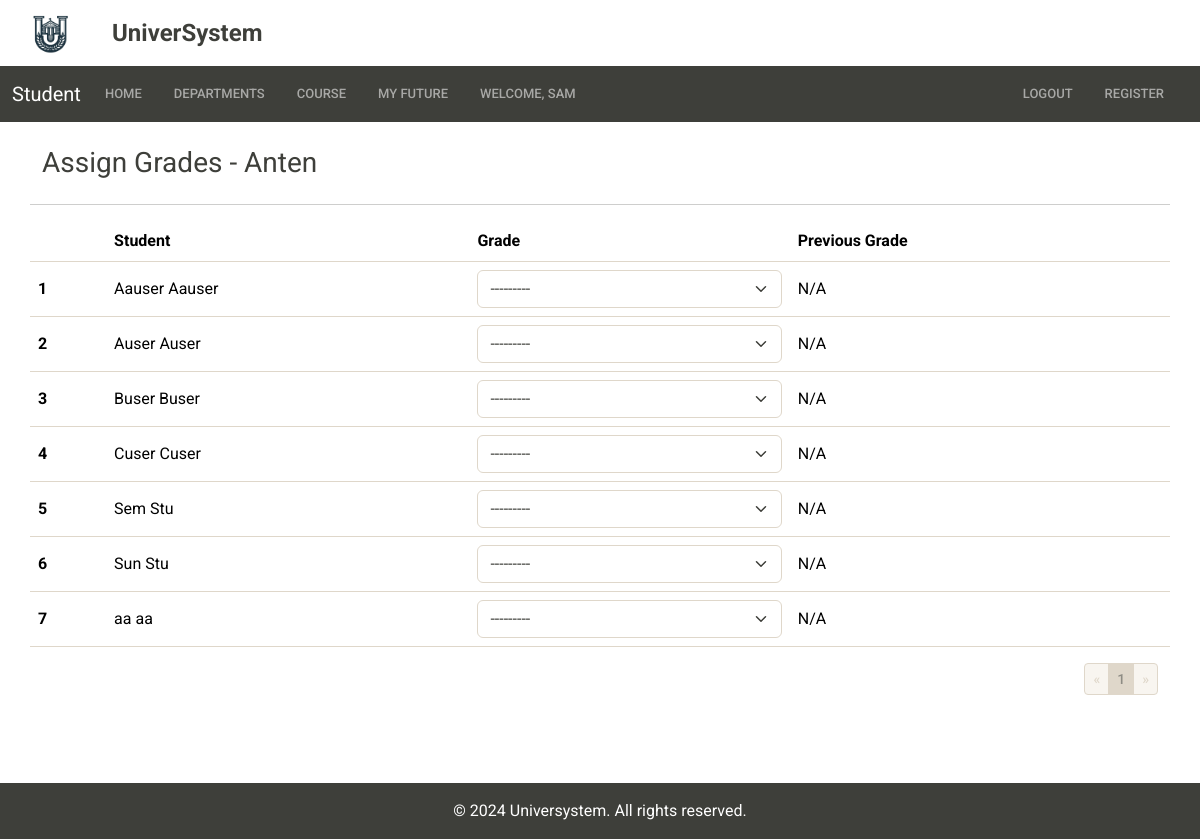
/course/anten/ (signed in), run on the app's committed database.
### accountapp/models.py (models this page shows, shortened)
class CustomUser(AbstractUser):
    STATUS = (
        ('Teacher', 'Teacher'),
        ('Student', 'Student'),
        ('Admin', 'Admin'),
    )
    status = models.CharField(
        max_length=100, choices=STATUS, default='Student',)

class Student(models.Model):
    user = models.OneToOneField(CustomUser, on_delete=models.CASCADE)
    department = models.ForeignKey(
        Department, on_delete=models.CASCADE, blank=True, null=True)
    acts = models.IntegerField(default=0)
    lessons = models.ManyToManyField(Lesson, blank=True,
                                     through='StudentLesson')
    department_request = models.BooleanField(default=False)
    adviser = models.ForeignKey(
        'Teacher', on_delete=models.CASCADE, blank=True, null=True)
    is_submitted = models.BooleanField(default=False)
    profile_photo = models.ImageField(
        upload_to='photos/', default='photos/default-profile-photo.jpg'
    )

### baseapp/models.py (models this page shows, shortened)
class Lesson(models.Model):
    DAY_OF_WEEK = (
        ('Monday', 'Monday'),
        ('Tuesday', 'Tuesday'),
        ('Wednesday', 'Wednesday'),
        ('Thursday', 'Thursday'),
        ('Friday', 'Friday'),
    )
    title = models.CharField(max_length=100)
    ects = models.IntegerField()
    department = models.ManyToManyField(Department)
    capacity = models.IntegerField(default=3)  # Course capacity
    day_of_week = models.CharField(
        max_length=9, choices=DAY_OF_WEEK)
    start_time = models.TimeField()
    end_time = models.TimeField()
    slug = models.SlugField(db_index=True, unique=True,
                            blank=True, null=True, editable=False)

### teacherapp/views.py (the view, shortened to what this page needs)
# urls.py: path('course/<slug:slug>/', GradeView.as_view(), name='teacher_grading'),
class GradeView(LoginRequiredMixin, View):  # For teachers to assign grades
    def get(self, request, slug):
        lesson = Lesson.objects.get(slug=slug)
        studentlessons = StudentLesson.objects.filter(lessons=lesson)
        students_list = []
        grade = None
        for studentlesson in studentlessons:
            student = studentlesson.students
            grade = Grade.objects.filter(
                student=student, lesson=lesson).first()
            student.grade = grade.grade if grade else None
            students_list.append(student)
        students_list.sort(key=lambda student: student.user.first_name)
        paginator = Paginator(students_list, 10)
        page_number = request.GET.get('page')
        students = paginator.get_page(page_number)
        form = GradeForm()
        context = {
            'students': students,
            'lesson': lesson,
            'form': form,
            'grade': grade,
        }
        return render(request, 'teacherapp/teacher_grading.html', context)

### teacherapp/forms.py
class GradeForm(forms.ModelForm):
    class Meta:
        model = Grade
        fields = ['grade']
        labels = {
            'grade': 'Select Grade:',
        }
    def __init__(self, *args, **kwargs):
        super().__init__(*args, **kwargs)
        self.helper = FormHelper()
        self.helper.form_method = 'post'
        self.helper.layout = Layout(
            Field('grade', css_class='form-select')
        )
        self.fields['grade'].required = True

### teacherapp/templates/teacherapp/teacher_grading.html (shortened to what this page needs)
{% extends 'base.html' %}
{% load crispy_forms_tags %}
{% load static %}
{% block content %}
<div class="container">
  <div class="row">
    <h3 class="mt-4 mb-4">Assign Grades - {{ lesson.title }}</h3>
    <hr />
    {% if not students %}
    <div class="alert alert-dismissible alert-secondary" role="alert">No students found.</div>
    {% else %}
    <table class="table">
      <thead>
        <tr>
          <th scope="col"></th>
          <th scope="col" class="centered">Student</th>
          <th scope="col" class="centered">Grade</th>
          <th scope="col" class="centered">Previous Grade</th>
        </tr>
      </thead>
      <tbody>
        {% for student in students %}
          <form id="grade-form-{{ student.id }}" method="post">
            <tr>
              <th scope="row" class="centered">{{ forloop.counter }}</th>
              <td class="centered">{{ student.user.first_name }} {{ student.user.last_name }}</td>
              <td class="centered">
                <select name="grade" class="form-select grade-select" data-student-id="{{ student.id }}" data-lesson-id="{{ lesson.id }}">
                  {% for value, label in form.fields.grade.choices %}
                  <option value="{{ value }}" {% if student.grade == value %}selected{% endif %}>{{ label }}</option>
                  {% endfor %}
                </select>
              </td>
              <td class="centered" id="previous-grade-{{ student.id }}">{% if student.grade %} {{ student.grade }} {% else %} N/A {% endif %}</td>
            </tr>
          </form>
        {% endfor %}
      </tbody>
    </table>
    <div class="pagination-container">
      <ul class="pagination pagination-sm justify-content-end">
        {% if students.has_previous %}
          <li class="page-item">
            <a class="page-link" href="?page={{ students.previous_page_number }}">&laquo;</a>
          </li>
        {% else %}
          <li class="page-item disabled">
            <a class="page-link" href="#">&laquo;</a>
          </li>
        {% endif %}
        {% for num in students.paginator.page_range %}
          {% if students.number == num %}
            <li class="page-item active">
              <a class="page-link" href="#">{{ num }}</a>
            </li>
          {% else %}
            <li class="page-item">
              <a class="page-link" href="?page={{ num }}">{{ num }}</a>
            </li>
          {% endif %}
        {% endfor %}
        {% if students.has_next %}
          <li class="page-item">
            <a class="page-link" href="?page={{ students.next_page_number }}">&raquo;</a>
          </li>
        {% else %}
          <li class="page-item disabled">
            <a class="page-link" href="#">&raquo;</a>
          </li>
        {% endif %}
      </ul>
    </div>
    {% endif %}
  </div>
</div>
{% endblock content %}

### templates/partials/_navbar.html (shortened to what this page needs)
<nav class="navbar navbar-expand-lg bg-dark" data-bs-theme="dark">
  <div class="container-fluid">
    {% if user.status == "Teacher" %}
    <a class="navbar-brand">Teacher</a>
    {% elif user.status == "Student" %}
    <a class="navbar-brand">Student</a>
    {% elif user.status == 'Admin' %}
    <a class="navbar-brand">Admin</a>
    {% endif %}
    <div class="collapse navbar-collapse" id="navbarColor01">
      <ul class="navbar-nav me-3">
        <li class="nav-item">
          <a class="nav-link me-3" href="{% url 'index' %}">Home</a>
        </li>
        <li class="nav-item me-3">
          <a class="nav-link" href="{% url 'department' %}">Departments</a>
        </li>
        {% if user.status == "Teacher" %}
        <li class="nav-item dropdown">
          <a
            class="nav-link dropdown-toggle me-3"
            href="#"
            role="button"
            data-bs-toggle="dropdown"
            aria-expanded="false"
          >
            Courses
          </a>
          <ul class="dropdown-menu">
            {% for lesson in user.teacher.lessons.all %}
            <li><a class="dropdown-item" href="{% url 'teacher_grading' slug=lesson.slug %}">{{ lesson.title }}</a></li>
            {% endfor %}
          </ul>
        </li>
        <li class="nav-item dropdown">
          <a class="nav-link dropdown-toggle me-3" href="#" role="button" data-bs-toggle="dropdown" aria-expanded="false">
            Student
          </a>
          <ul class="dropdown-menu">
            <li><a class="dropdown-item" href="{% url 'message' %}">Messages</a></li>
            <li><a class="dropdown-item" href="{% url 'course_approval' %}">Course Approval</a></li>
          </ul>
        </li>
        {% elif user.status == "Student" %}
        <li class="nav-item me-3">
          {% if user.student.is_submitted %}
          <a class="nav-link" href="{% url 'selected_lessons' %}">Course</a>
          {% else %}
          <a class="nav-link" href="{% url 'lesson_selection' %}">Course</a>
          {% endif %}
        </li>
        <li class="nav-item me-3">
          <a class="nav-link" href="{% url 'student_future' %}">My Future</a>
        </li>
        {% endif %} {% if not user.status == 'Admin' %}
        <li class="nav-item">
          <a class="nav-link">Welcome, {{ user.first_name|title }}</a>
        </li>
        {% endif %}
      </ul>
      <ul class="navbar-nav ms-auto">
        <li class="nav-item me-3">
          <a class="nav-link" href="{% url 'logout' %}">Logout</a>
        </li>
        {% if user.status == 'Student' %}
        <li class="nav-item me-3">
          <a class="nav-link" href="{% url 'register' %}">Register</a>
        </li>
        {% endif %}
      </ul>
    </div>
  </div>
</nav>

### templates/base.html (style rules this page uses)
body { display: flex; flex-direction: column; min-height: 100vh; margin: 0; }

### teacherapp/templates/teacherapp/teacher_grading.html (style rules this page uses)
.centered { vertical-align: middle; }

### data on the page
CustomUser: first_name "SAM"
Lesson: title "Anten"
Student: user.first_name "Aauser", user.last_name "Aauser", grade "---------", shows "N/A"
Student: user.first_name "Auser", user.last_name "Auser", grade "---------", shows "N/A"
Student: user.first_name "Buser", user.last_name "Buser", grade "---------", shows "N/A"
Student: user.first_name "Cuser", user.last_name "Cuser", grade "---------", shows "N/A"
Student: user.first_name "Sem", user.last_name "Stu", grade "---------", shows "N/A"
Student: user.first_name "Sun", user.last_name "Stu", grade "---------", shows "N/A"
Student: user.first_name "aa", user.last_name "aa", grade "---------", shows "N/A"

### other printed values
{{ num }} "1"
